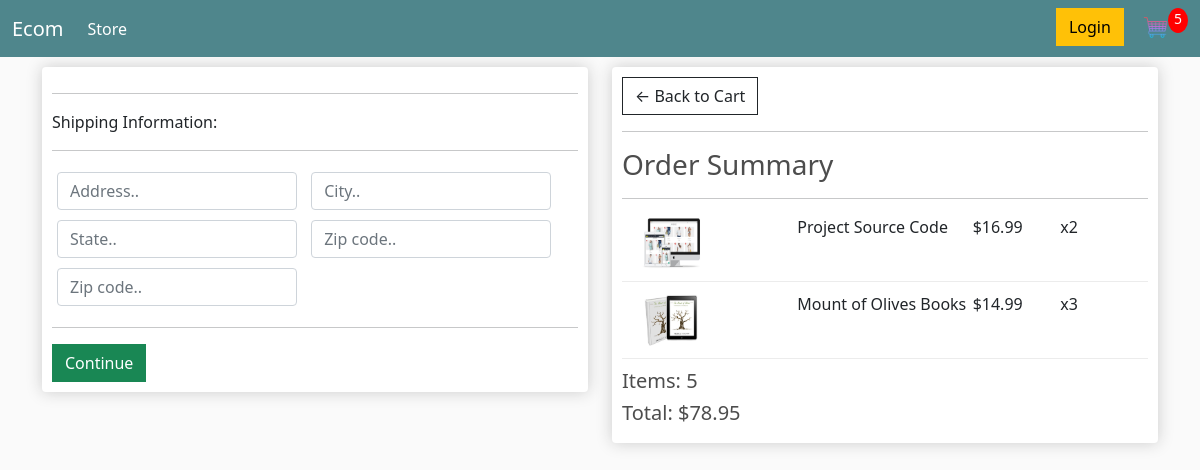
Screenshot of /checkout/ (signed in) with the database file from the repository.
### store/models.py (models this page shows, shortened)
class OrderItem(models.Model):
    product = models.ForeignKey(Product, on_delete=models.SET_NULL, blank=True, null=True)
    order = models.ForeignKey(Order, on_delete=models.SET_NULL, blank=True, null=True)
    quantity = models.IntegerField(default=0, null=True, blank=True)
    date_added = models.DateTimeField(auto_now_add=True)
    @property
    def get_total(self):
        total = self.product.price * self.quantity
        return total

class Product(models.Model):
    name = models.CharField(max_length=200, null=True)
    price = models.DecimalField(max_digits=7, decimal_places=2)
    digital = models.BooleanField(default=False, null=True, blank=False)
    image = models.ImageField(null=True, blank=True)
    @property
    def imageURL(self):
        try:
            url = self.image.url
        except:
            url = ""
        return url

class Order(models.Model):
    customer = models.ForeignKey(Customer, on_delete=models.SET_NULL, blank=True, null=True)
    date_order = models.DateTimeField(auto_now_add=True)
    complete = models.BooleanField(default=False)
    transaction_id = models.CharField(max_length=200, null=True)
    @property
    def shipping(self):
        shipping = False
        orderitems = self.orderitem_set.all()
        for item in orderitems:
            if item.product.digital == False:
                shipping = True
        return shipping
    @property
    def get_cart_total(self):
        orderitems = self.orderitem_set.all()
        total = sum([item.get_total for item in orderitems])
        return total
    @property
    def get_cart_items(self):
        orderitems = self.orderitem_set.all()
        total = sum([item.quantity for item in orderitems])
        return total

### store/views.py (the view)
# urls.py: path('checkout/', views.checkout, name="checkout"),
def checkout(request):
    data = cartData(request)
    items = data["items"]
    order = data["order"]
    cartItems = data["cartItems"]
    context = {"items": items, "order": order, "cartItems": cartItems}
    return render(request, 'store/checkout.html', context)

### store/utils.py (called while the page is built)
def cartData(request):
    if request.user.is_authenticated:
        customer = request.user.customer
        order, created = Order.objects.get_or_create(customer=customer, complete=False)
        items = order.orderitem_set.all()
        cartItems = order.get_cart_items
    else:
        cookieData = cookieCart(request)
        items = cookieData["items"]
        order = cookieData["order"]
        cartItems = cookieData["cartItems"]
    return {"items": items, "order": order, "cartItems": cartItems}

### store/templates/store/checkout.html (shortened to what this page needs)
{% extends "store/main.html"%}
{% load static %}
{% block content %}
<div class="row">
    <div class="col-lg-6">
        <div class="box-element" id="form-wrapper">
            <form id="form">
                <div id="shipping-info">
                    <hr>
                    <p>Shipping Information:</p>
                    <hr>
                    <div class="form-field">
                        <input class="form-control" type="text" name="address" placeholder="Address..">
                    </div>
                    <div class="form-field">
                        <input class="form-control" type="text" name="city" placeholder="City..">
                    </div>
                    <div class="form-field">
                        <input class="form-control" type="text" name="state" placeholder="State..">
                    </div>
                    <div class="form-field">
                        <input class="form-control" type="text" name="zipcode" placeholder="Zip code..">
                    </div>
                    <div class="form-field">
                        <input class="form-control" type="text" name="country" placeholder="Zip code..">
                    </div>
                </div>
                <hr>
                <input id="form-button" class="btn btn-success btn-block" type="submit" value="Continue">
            </form>
        </div>
        <br>
    </div>
    <div class="col-lg-6">
        <div class="box-element">
            <a  class="btn btn-outline-dark" href="{% url 'cart' %}">&#x2190; Back to Cart</a>
            <hr>
            <h3>Order Summary</h3>
            <hr>
            {%  for item in items %}
            <div class="cart-row">
                <div style="flex:2"><img class="row-image" src="{{ item.product.imageURL }}"></div>
                <div style="flex:2"><p>{{item.product.name}}</p></div>
                <div style="flex:1"><p>${{ item.product.price }}</p></div>
                <div style="flex:1"><p>x{{item.quantity}}</p></div>
            </div>
            {% endfor %}
            <h5>Items: {{ order.get_cart_items }}</h5>
            <h5>Total: ${{ order.get_cart_total|floatformat:2 }}</h5>
        </div>
    </div>
</div>
{% endblock content %}

### static/css/main.css (style rules this page uses)
body { background-color: hsl(0, 0%, 98%); }
h1,h2,h3,h4,h5,h6 { color:hsl(0, 0%, 30%); }
.box-element { box-shadow:hsl(0, 0%, 80%) 0 0 16px; background-color: #fff; border-radius: 4px; padding: 10px; }
.col-lg-4, .col-lg-6, .col-lg-8, .col-lg-12 { margin-top: 10px; }
.btn { border-radius: 0; }
.row-image { width: 100px; }
.form-field { width:250px; display: inline-block; padding: 5px; }
.cart-row { display: flex; align-items: flex-stretch; padding-bottom: 10px; margin-bottom: 10px; border-bottom: 1px solid #ececec; }

### rows the page displays
OrderItem: product.imageURL (picture), product.name "Project Source Code", product.price "16.99", quantity "2"
OrderItem: product.imageURL (picture), product.name "Mount of Olives Books", product.price "14.99", quantity "3"
Order: get_cart_items "5", get_cart_total "78.95"

### other values shown
{{ cartItems }} "5"
